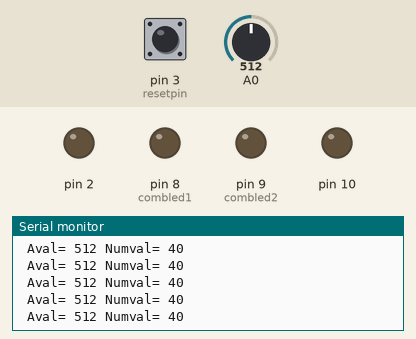
The sketch below on a simulated Arduino Uno, built with avr-gcc and run on an emulated ATmega328P. Shown: output pins drawn as LEDs (lit = HIGH), the last lines printed to the serial monitor. Inputs (shaded band) come from the test bench; at power-on: A0 = 512, pin 3 (resetpin) LOW.

Above: at 1.2 s.
1.3 s: A0 set to 139
At 1.9 s:
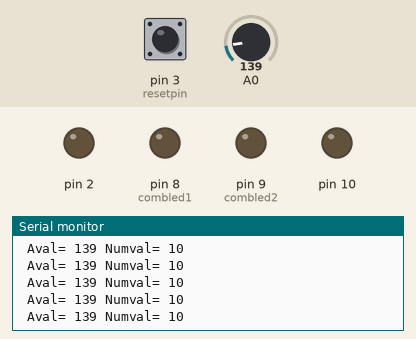
4.3 s: A0 set to 113
At 5.2 s:
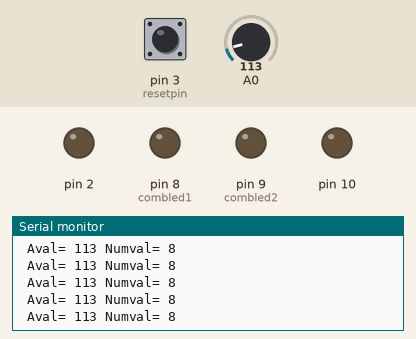
Timing chart, 0 to 7.3 s (numbered marks = the images above; inputs shaded):
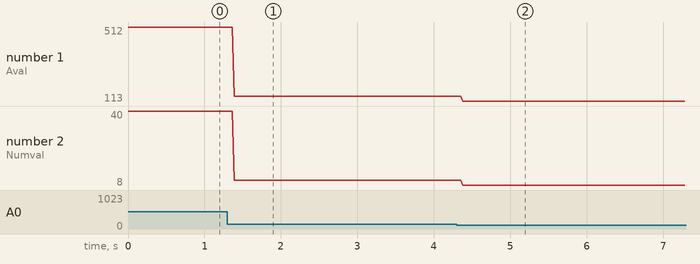

Measured:
- after the input at 1.3 s, the serial monitor: prints a new line after 0.09 s (image 1)
- after the input at 4.3 s, the serial monitor: prints a new line after 0.08 s (image 2)
- plotted number 1: 512 → 139 after the input at 1.3 s, 139 → 113 after the input at 4.3 s
- plotted number 2: 40 → 10 after the input at 1.3 s, 10 → 8 after the input at 4.3 s

The sketch:

Safev2.ino
```cpp
int aval;
int numval;
int resetval;
const int resetpin = 3;
const int combled1 = 8;
const int combled2 = 9;
void setup() {
  Serial.begin(9600);
  pinMode(2,OUTPUT);
  pinMode(resetpin,INPUT);
  pinMode(combled1,OUTPUT);
  pinMode(combled2,OUTPUT);
  pinMode(10,OUTPUT);
}
void loop() {
  aval = analogRead(A0);
  numval = map(aval,0,1023,0,80);
  Serial.print(" Aval= ");
  Serial.print(aval);
  Serial.print(" Numval= ");
  Serial.println(numval);
  resetval = digitalRead(resetpin);
  if (numval==20) {
    digitalWrite(combled1,HIGH);
  }
  else if (numval==6){
    digitalWrite(combled2,HIGH);
  }
  else if (resetpin==HIGH){
    digitalWrite(combled1,LOW);
    digitalWrite(combled2,LOW);
  }

}
```
